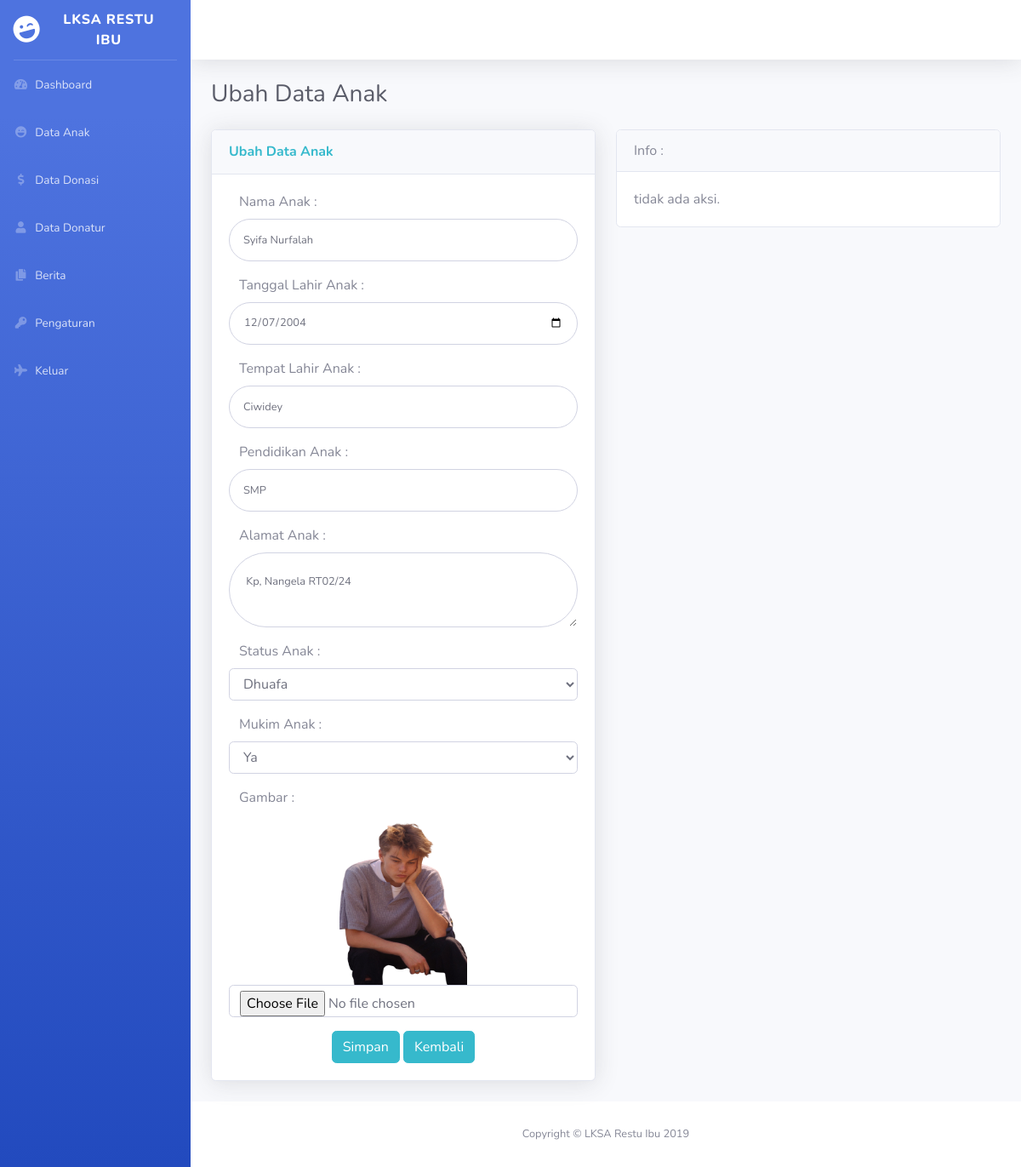
The app's page /admin/ubahanak.php?id=6 (signed in) with its own data.
### tables this page shows
CREATE TABLE `info` (
  `id_info` int(5) NOT NULL,
  `nama_yayasan` varchar(50) NOT NULL,
  `tentang_yayasan` text NOT NULL,
  `alamat_yayasan` varchar(100) NOT NULL,
  `tlp_yayasan` varchar(12) NOT NULL
);

CREATE TABLE `anak_bina` (
  `id_anak` int(5) NOT NULL,
  `gambar_anak` varchar(150) NOT NULL,
  `nama_anak` varchar(50) NOT NULL,
  `ttl_anak` date NOT NULL,
  `tempat_anak` varchar(50) NOT NULL,
  `alamat_anak` text NOT NULL,
  `pendidikan_anak` varchar(50) NOT NULL,
  `status_anak` varchar(50) NOT NULL,
  `mukim_anak` varchar(50) NOT NULL,
  `id_petugas` int(5) NOT NULL
);

### admin/ubahanak.php (the view, shortened to what this page needs)
<?php
require_once "../lib/mainconfig.php";
$id = $_GET['id'];
$data = $conn->query("SELECT * FROM info");
$info    = $data->fetch_assoc();
$anak = $conn->query("SELECT * FROM anak_bina WHERE id_anak = '$id'");
$anak    = $anak->fetch_assoc();
?>
<!DOCTYPE html>
<html lang="en">
<head>
    <link href="vendor/fontawesome-free/css/all.min.css" rel="stylesheet" type="text/css">
    <link href="css/sb-admin-2.min.css" rel="stylesheet">
    <link href="vendor/datatables/dataTables.bootstrap4.min.css" rel="stylesheet">
</head>
<body id="page-top">
    <div id="wrapper">
        <?php include "nav.phtml"; ?>
        <div id="content-wrapper" class="d-flex flex-column">
            <div id="content">
                <nav class="navbar navbar-expand navbar-light bg-white topbar mb-4 static-top shadow">
                </nav>
                <div class="container-fluid">
                    <div class="d-sm-flex align-items-center justify-content-between mb-4">
                        <h1 class="h3 mb-0 text-gray-800">Ubah Data Anak</h1>
                    </div>
                    <div class="row">
                        <div class="col-lg-6">
                            <div class="card shadow mb-4">
                                <div class="card-header py-3">
                                    <h6 class="m-0 font-weight-bold text-info">Ubah Data Anak</h6>
                                </div>
                                <div class="card-body">
                                    <form class="user" action="" method="post" enctype="multipart/form-data">
                                        <div class="form-group">
                                            <label class="col-sm-12 control-label">Nama Anak :</label>
                                            <input type="text" name="nama" class="form-control form-control-user"
                                                value="<?= $anak['nama_anak']; ?>">
                                        </div>
                                        <div class="form-group">
                                            <label class="col-sm-12 control-label">Tanggal Lahir Anak :</label>
                                            <input type="date" name="tgl" class="form-control form-control-user"
                                                value="<?= $anak['ttl_anak']; ?>">
                                        </div>
                                        <div class="form-group">
                                            <label class="col-sm-12 control-label">Tempat Lahir Anak :</label>
                                            <input type="text" name="tempat" class="form-control form-control-user"
                                                value="<?= $anak['tempat_anak']; ?>">
                                        </div>
                                        <div class="form-group">
                                            <label class="col-sm-12 control-label">Pendidikan Anak :</label>
                                            <input type="text" name="pendidikan" class="form-control form-control-user"
                                                value="<?= $anak['pendidikan_anak']; ?>">
                                        </div>
                                        <div class="form-group">
                                            <label class="col-sm-12 control-label">Alamat Anak :</label>
                                            <textarea name="alamat"
                                                class="form-control form-control-user"> <?= $anak['alamat_anak']; ?></textarea>
                                        </div>
                                        <div class="form-group">
                                            <label class="col-sm-12 control-label">Status Anak :</label>
                                            <select name="status" class="form-control" required>
                                                <option value="Dhuafa" <?php if ($anak['status_anak'] == "Dhuafa") {
                                                  echo 'selected=""';
                                                } ?>>Dhuafa</option>
                                            </select>
                                        </div>
                                        <div class="form-group">
                                            <label class="col-sm-12 control-label">Mukim Anak :</label>
                                            <select name="mukim" class="form-control" required>
                                                <option value="1" <?php if ($anak['mukim_anak'] == "1") {
                                            echo 'selected=""';
                                          } ?>>Ya</option>
                                            </select>
                                        </div>
                                        <div class="form-group">
                                            <label class="col-sm-12 control-label">Gambar :</label>
                                            <center><img src="../gambar/<?= $anak['gambar_anak']; ?>" height="200"
                                                    width="150"></center>
                                            <input type="file" name="gambar" class="form-control">
                                        </div>
                                        <center>
                                            <button type="submit" class="btn btn-info">Simpan</button>
                                            <a href="anak.php" class="btn btn-info">Kembali</a>
                                        </center>
                                    </form>
                                </div>
                            </div>
                        </div>
                        <div class="col-lg-6">
                            <div class="card mb-4">
                                <div class="card-header">
                                    Info :
                                </div>
                                <div class="card-body">
                                    <?php if ($_POST['nama']) {
                    $nama    = $_POST['nama'];
                    $tgl    = $_POST['tgl'];
                    $tempat    = $_POST['tempat'];
                    $alamat    = $_POST['alamat'];
                    $status    = $_POST['status'];
                    $mukim    = $_POST['mukim'];
                    $pendidikan = $_POST['pendidikan'];
                    $idx = strpos($_FILES['gambar']['name'], '.');
                    $ext = substr($_FILES['gambar']['name'], $idx);
                    $idpetugas = $_SESSION['user'];
                    $file_ext   = strtolower(end(explode('.', $_FILES['gambar']['name'])));
                    $file_name = $nama . $ext;
                    $output_dir = "../gambar/";
                    if ($idx) {
                      $allow      = array("jpg", "png", "jpeg", "svg");
                      if (in_array($file_ext, $allow)) {
                        if ($_FILES["gambar"]["error"] > 0) {
                          echo '<div class="alert alert-danger">Poster Gagal Di Upload!</div>';
                        } else {
                          move_uploaded_file($_FILES["gambar"]["tmp_name"], $output_dir . $file_name);
                          $update = "UPDATE anak_bina SET gambar_anak='$file_name', nama_anak='$nama', ttl_anak='$tgl', tempat_anak='$tempat', alamat_anak='$alamat', pendidikan_anak='$pendidikan', status_anak='$status', mukim_anak='$mukim'  WHERE id_petugas='$idpetugas'";
                          $submit = $conn->query($update);
                          echo '            <script>
                window.alert("data anak berhasil diubah.");
                window.location = "ubahanak.php?id=' . $id . '";
            </script>';
                        }
                      } else {
                        echo 'Format Gambar Harus JPG, PNG, JPEG, Atau SVG!';
                      }
                    } else {
                      $update = "UPDATE anak_bina SET nama_anak='$nama', ttl_anak='$tgl', tempat_anak='$tempat', alamat_anak='$alamat', pendidikan_anak='$pendidikan', status_anak='$status', mukim_anak='$mukim'  WHERE id_petugas='$idpetugas'";
                      $submit = $conn->query($update);
                      echo '            <script>
                window.alert("data anak berhasil diubah.");
                window.location = "ubahanak.php?id=' . $id . '";
            </script>';
                    }
                  } else {
                    echo "tidak ada aksi.";
                  }
                  ?>
                                </div>
                            </div>
                        </div>
                    </div>
                </div>
                <footer class="sticky-footer bg-white">
                    <div class="container my-auto">
                        <div class="copyright text-center my-auto">
                            <span>Copyright &copy; <?= $info['nama_yayasan']; ?> 2019</span>
                        </div>
                    </div>
                </footer>
            </div>
        </div>
</body>
</html>

### admin/nav.phtml
<ul class="navbar-nav bg-gradient-primary sidebar sidebar-dark accordion" id="accordionSidebar">
  <a class="sidebar-brand d-flex align-items-center justify-content-center" href="index.php">
    <div class="sidebar-brand-icon rotate-n-15">
      <i class="fas fa-laugh-wink"></i>
    </div>
    <div class="sidebar-brand-text mx-3"><?=$info['nama_yayasan'];?> <sup></sup></div>
  </a>
  <hr class="sidebar-divider my-0">
  <li class="nav-item <?php if($dashboard){ echo"active";}?>">
    <a class="nav-link" href="index.php">
      <i class="fas fa-fw fa-tachometer-alt"></i>
      <span>Dashboard</span></a>
  </li>
  <li class="nav-item <?php if($anaks){ echo"active";}?>">
    <a class="nav-link" href="anak.php">
      <i class="fas fa-fw fa-laugh-wink"></i>
      <span>Data Anak</span></a>
  </li>
  <li class="nav-item <?php if($donasi){ echo"active";}?>">
    <a class="nav-link" href="donasi.php">
      <i class="fas fa-fw fa-dollar-sign"></i>
      <span>Data Donasi</span></a>
  </li>
  <li class="nav-item <?php if($donaturs){ echo"active";}?>">
    <a class="nav-link" href="donatur.php">
      <i class="fas fa-fw fa-user"></i>
      <span>Data Donatur</span></a>
  </li>
  <li class="nav-item <?php if($berita){ echo"active";}?>">
    <a class="nav-link" href="berita.php">
      <i class="fas fa-fw fa-copy"></i>
      <span>Berita</span></a>
  </li>
  <li class="nav-item <?php if($idpetugas){ echo"active";}?>">
    <a class="nav-link" href="pengaturan.php">
      <i class="fas fa-fw fa-key"></i>
      <span>Pengaturan</span></a>
  </li>
  <li class="nav-item">
    <a class="nav-link" href="logout.php">
      <i class="fas fa-fw fa-plane"></i>
      <span>Keluar</span></a>
  </li>
</ul>

### records on screen
info: nama_yayasan "LKSA RESTU IBU", nama_yayasan "LKSA Restu Ibu"
anak_bina: nama "Syifa Nurfalah", tgl "12/07/2004", tempat "Ciwidey", pendidikan "SMP", alamat "Kp, Nangela RT02/24", status "Dhuafa", mukim "Ya", gambar_anak (placeholder picture)
